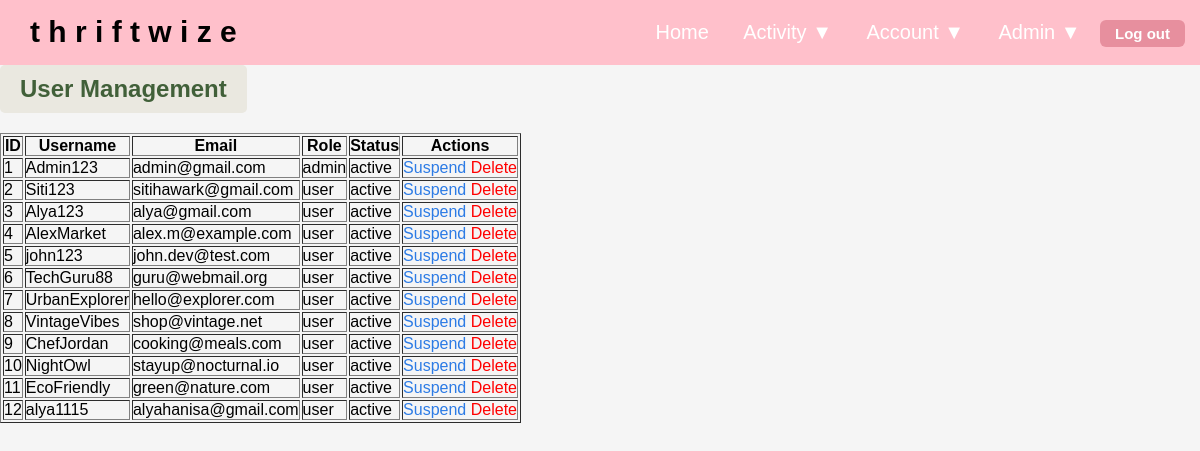
The page /admin/users/ (signed in) on the database as committed earlier.
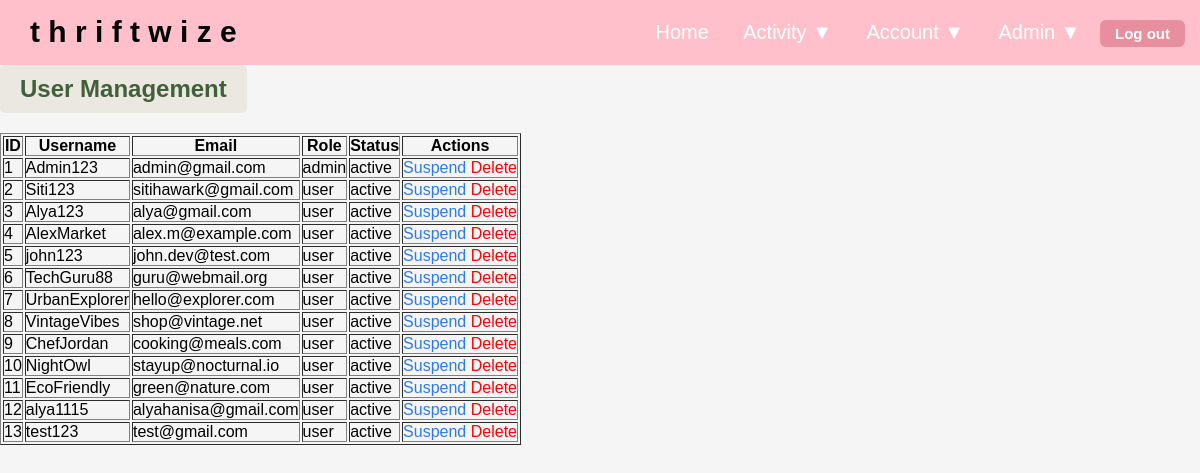
The same page on the database as committed later.
### models/user.py (models this page shows, shortened)
class User(db.Model, UserMixin):
    id = db.Column(db.Integer, primary_key=True)
    username = db.Column(db.String(80), nullable=False, unique=True)
    email = db.Column(db.String(120), nullable=False, unique=True)
    password_hash = db.Column(db.String(200), nullable=False)
    bio = db.Column(db.Text, default="")
    profile_pic = db.Column(db.String(200), default="default.jpg")
    role = db.Column(db.String(50), default='user')
    status = db.Column(db.String(50), default='active')
    sent_messages = db.relationship(
    'ChatMessage',
    foreign_keys='ChatMessage.sender_id',
    back_populates='sender'
)
    received_messages = db.relationship(
        'ChatMessage',
        foreign_keys='ChatMessage.receiver_id',
        back_populates='receiver'
    )

### blueprints/admin_users.py (the view)
@admin_users_bp.route("/")
@login_required
def manage_users():
    users = User.query.all()
    return render_template("admin_users.html", users=users)

### blueprints/admin_users.py (called while the page is built)
def admin_only():
    return current_user.is_authenticated and current_user.role == "admin"

@admin_users_bp.before_request
def check_admin():
    if not admin_only():
        return redirect(url_for("view_listings"))

### templates/admin_users.html (shortened to what this page needs)
{% extends "base.html" %}
{% block content %}
<h2>User Management</h2>
<table border="1" cellpadding="8">
    <tr>
        <th>ID</th>
        <th>Username</th>
        <th>Email</th>
        <th>Role</th>
        <th>Status</th>
        <th>Actions</th>
    </tr>
    {% for u in users %}
    <tr>
        <td>{{ u.id }}</td>
        <td>{{ u.username }}</td>
        <td>{{ u.email }}</td>
        <td>{{ u.role }}</td>
        <td>{{ u.status }}</td>
        <td>
            {% if u.status == "active" %}
                <a href="{{ url_for('admin_users.suspend_user', user_id=u.id) }}">Suspend</a>
            {% else %}
                <a href="{{ url_for('admin_users.activate_user', user_id=u.id) }}">Activate</a>
            {% endif %}
            <a href="{{ url_for('admin_users.delete_user', user_id=u.id) }}" style="color:red">Delete</a>
        </td>
    </tr>
    {% endfor %}
</table>
{% endblock %}

Rows that differ between the two databases and show on the page:
added User: id "13", username "test123", email "test@gmail.com", role "user", status "active"
